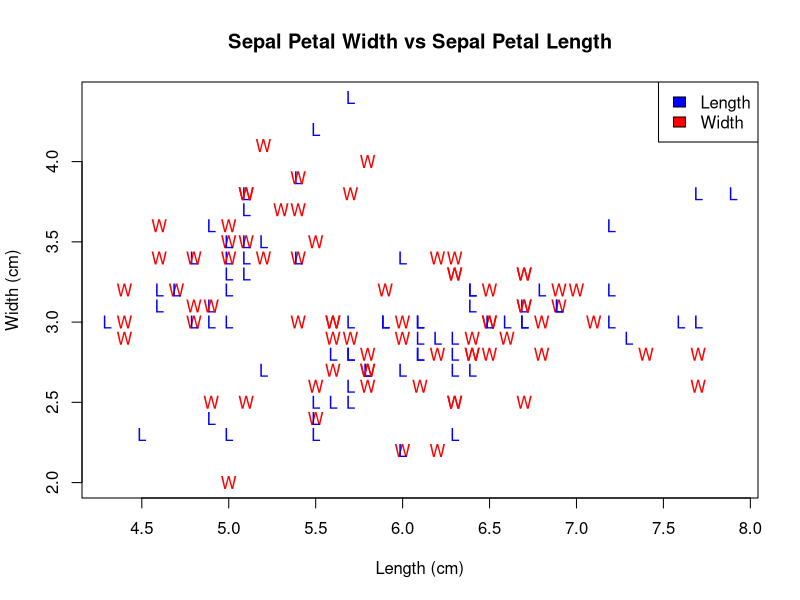
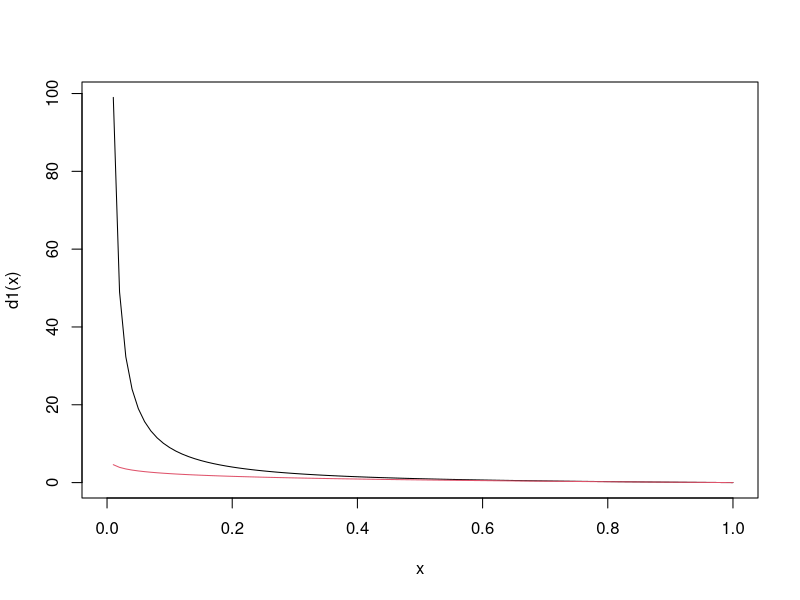

These charts were generated, in order, by the following R code:
problem3a <- function(data){
  print("Basic Description:")
  cat(paste("No of Data Points: ",nrow(data),"\n"))
  cat(paste("No of Data Features: ",ncol(data),"\n"))
  cat(paste("No of Response Classes: ",length(levels(data$Species))))
}

problem3b <- function(data){
  limit <- ncol(data)-1
  print("Mean:")
  print(sapply(data[,1:limit],mean))
  print("Median:")
  print(sapply(data[,1:limit],median))
  print("Mode:")
  print(sapply(data[,1:limit],sd))
  print("Minimum:")
  print(sapply(data[,1:limit],min))
  print("Maximum:")
  print(sapply(data[,1:limit],max))
}

problem3c <- function(data){
  plot(data[,1:2],
       pch=c("W","L"),
       col=c("red","blue"),
       main="Sepal Petal Width vs Sepal Petal Length",
       ylab="Width (cm)",
       xlab="Length (cm)",
  )
  legend("topright",
         c("Length","Width"),
         fill=c("blue","red")
  )
}

d1 <- function(s){
  (1-s)/s
}

d2 <- function(s){
  -log(s)
}

problem4 <- function(){
  curve(d1, col = 1)
  curve(d2, col = 2, add = TRUE)
}

# d1 and d2 become more similar ad s -> infinity

#
#The value of logm/df will be the maximum value 
#The value of logm/df will be 0

#Problem 6
#a
x <- c(0,1,0,1,0,1,0,1,0,1)
y <- c(0,1,0,0,0,1,1,0,0,0)
hamming.distance <- sum(xor(x, y))
jaccard.distance <- sum(!xor(x, y))

SMC <- function(x,y){
  hamming.distance <- sum(xor(x, y))
  length(x) - hamming.distance
}

#b
SMC(x,y)

#c
# The equations are similar Cosine measure just takes only unique values while jaccard takes the whole sample


# Problem 7

cosine <- function(x,y){
  sum(x*y)/length(x)
}
cor(x,y)
euclidean.distance <- function(x, y) sqrt(sum((x - y)^2))

problem3a(iris)
problem3b(iris)
problem3c(iris)
problem4()




